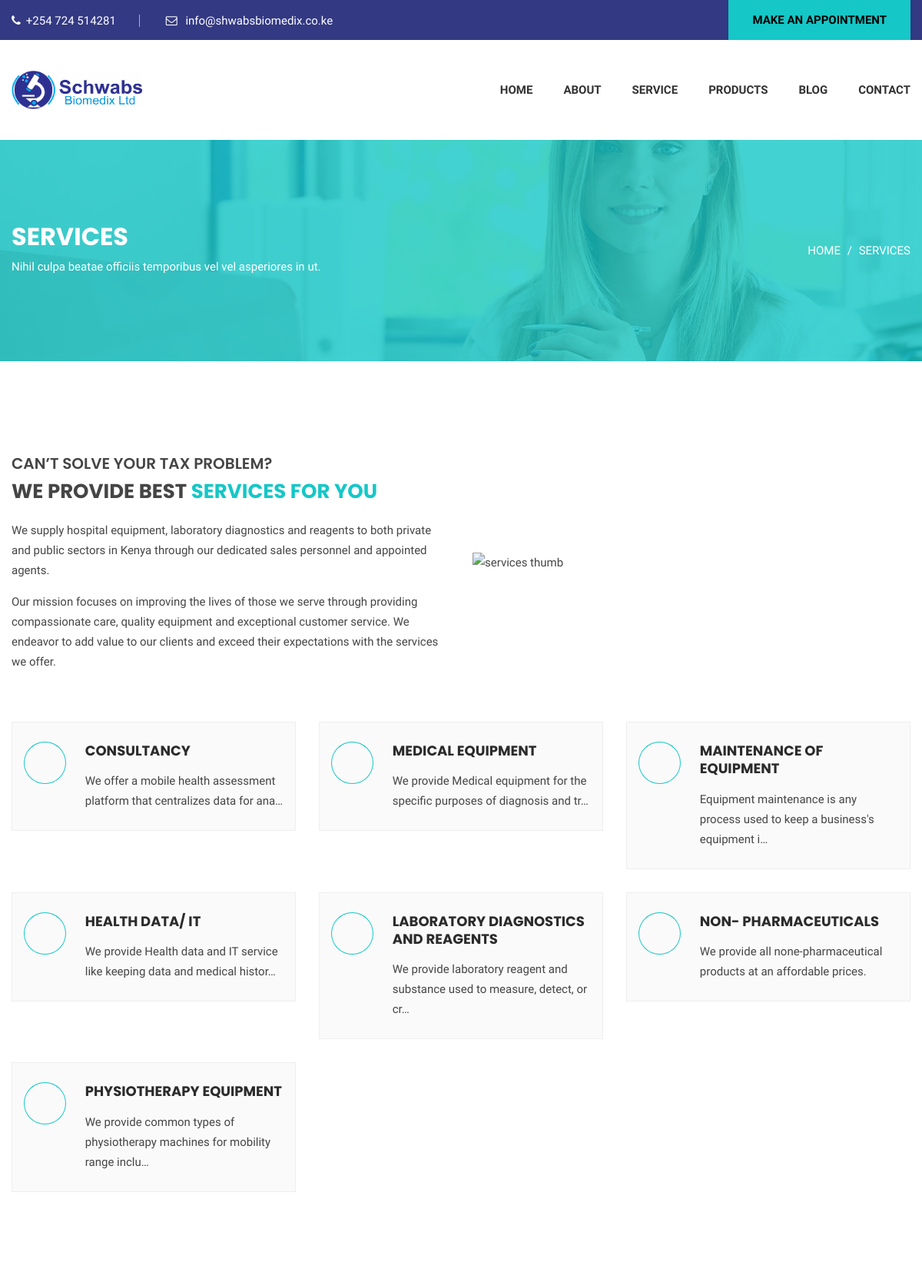
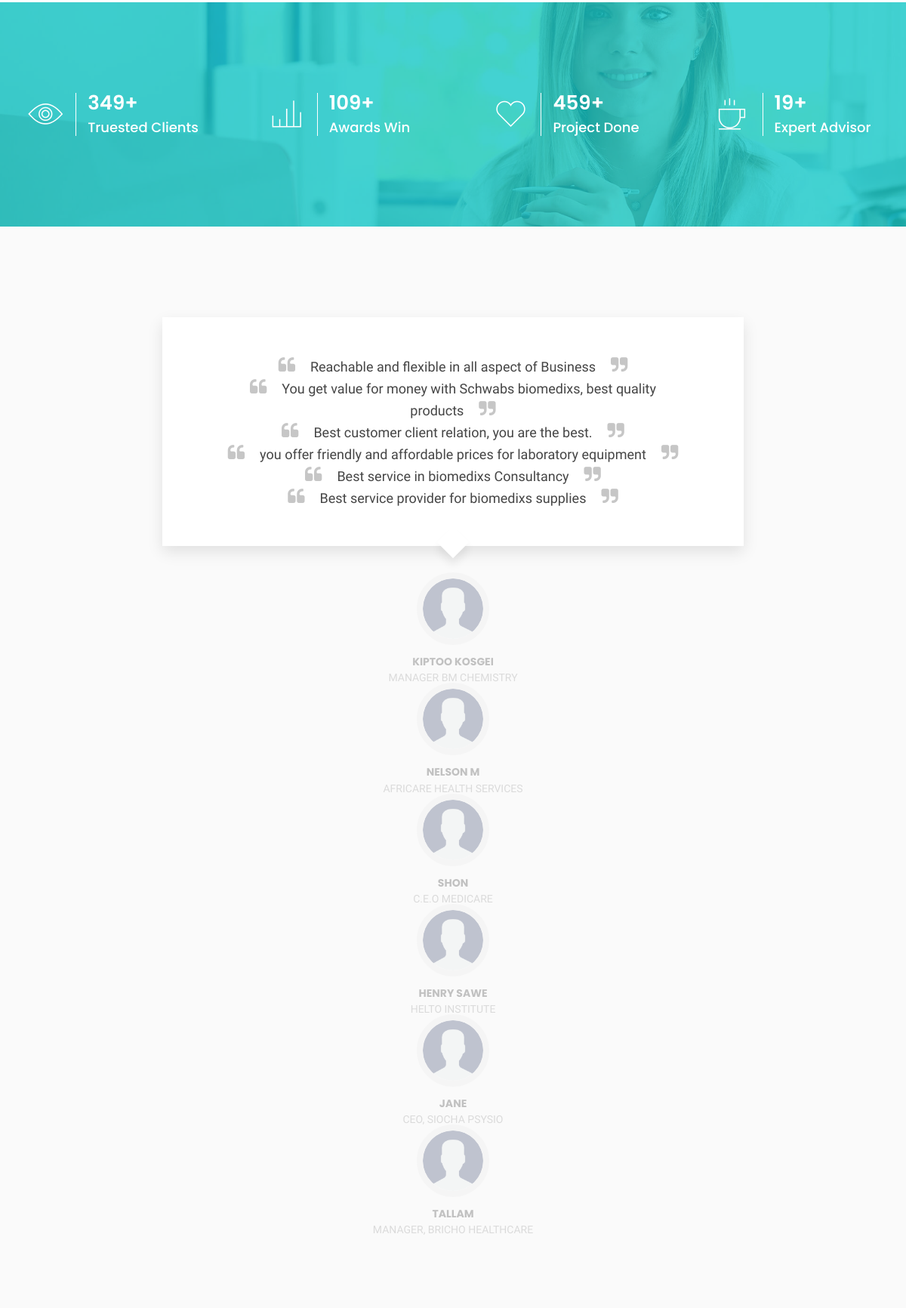
The app's page /service/ (upper part) with its own data (2 pictures, top to bottom).
### base/models.py (models this page shows, shortened)
class Service(models.Model):
    name = models.CharField(max_length=200)
    slug = models.SlugField(max_length=200, unique=True, null=True, blank=True)
    image = models.ImageField(upload_to='service/image', null=True)
    body = models.TextField(null=True)
    updated = models.DateTimeField(auto_now=True, null=True)
    created = models.DateTimeField(auto_now_add=True, null=True)
    class Meta:
        ordering = ['-updated', '-created']

### base/views.py (the view)
# urls.py: path('service/', views.service, name='service'),
def service(request):
    services = Service.objects.all()
    context = {'services': services}
    return render(request, 'base/service.html', context)

### base/templates/base/service.html (shortened to what this page needs)
{% extends 'main.html' %}
{% block content %}
{% load static %}
<div id="funfact-area" class="funfact-area section-padding--lg bg--white bg-image--1" data-overlay="8">
    <div class="container">
        <div class="cr-breadcrumb">
            <div class="cr-breadcrumb__left">
                <h2>Services</h2>
                <p>Nihil culpa beatae officiis temporibus vel vel asperiores in ut.</p>
            </div>
            <div class="cr-breadcrumb__right">
                <ul class="cr-breadcrumb__pagination">
                    <li>
                        <a href="index.html">Home</a>
                    </li>
                    <li>Services</li>
                </ul>
            </div>
        </div>
    </div>
</div>
<main class="page-content">
    <section id="pg-services-area" class="cr-section pg-services-area section-padding--xlg">
        <div class="pg-services-area__description">
            <div class="container">
                <div class="row align-items-center justify-content-center">
                    <div class="col-xl-6 col-lg-7 order-2 order-lg-1">
                        <div class="pg-services__details">
                            <h4>CAN’T SOLVE YOUR TAX PROBLEM?</h4>
                            <h3>WE PROVIDE BEST
                                <span class="color--theme">SERVICES FOR YOU</span>
                            </h3>
                            <p>We supply hospital equipment, laboratory diagnostics and reagents to both private and
                                public sectors in Kenya
                                through our dedicated sales personnel and appointed agents.</p>
                            <p> Our mission focuses on improving the lives of those we serve through providing
                                compassionate care, quality
                                equipment and exceptional customer service. We endeavor to add value to our clients and
                                exceed their expectations
                                with the services we offer.</p>
                        </div>
                    </div>
                    <div class="col-xl-6 col-lg-5 col-md-8 order-1 order-lg-2">
                        <div class="pg-services__thumb wow fadeInRight">
                            <img src="{% static 'images/services/sevices-thumb-right.png' %}" alt="services thumb">
                        </div>
                    </div>
                </div>
            </div>
        </div>
        <div class="service-area section-padding-top--sm">
            <div class="container">
                <div class="row mt-30-reverse">
                    {% for service in services %}
                    <div class="col-lg-4 col-md-6 col-12 wow flipInX">
                        <div class="service">
                            <div class="service__icon">
                                <i class="flaticon-bar-chart"></i>
                            </div>
                            <div class="service__content">
                                <h5>
                                    <a href="{% url 'serviceSingle' service.slug %}">{{service.name}}</a>
                                </h5>
                                <p>{{service.body | truncatechars:75}} </p>
                            </div>
                        </div>
                    </div>
                    {% endfor %}
                </div>
            </div>
        </div>
    </section>
    <div id="funfact-area" class="funfact-area section-padding--lg bg--white bg-image--1" data-overlay="8">
        <div class="container">
            <div class="row">
                <div class="col-lg-3 col-md-6 col-sm-6 col-12">
                    <div class="funfact-wrapper">
                        <div class="funfact">
                            <span class="funfact-icon">
                                <i class="pe-7s-look"></i>
                            </span>
                            <div class="funfact-content">
                                <h3><span class="counter">349</span>+</h3>
                                <h5>Truested Clients</h5>
                            </div>
                        </div>
                    </div>
                </div>
                <div class="col-lg-3 col-md-6 col-sm-6 col-12">
                    <div class="funfact-wrapper">
                        <div class="funfact">
                            <span class="funfact-icon">
                                <i class="pe-7s-graph3"></i>
                            </span>
                            <div class="funfact-content">
                                <h3><span class="counter">109</span>+</h3>
                                <h5>Awards Win</h5>
                            </div>
                        </div>
                    </div>
                </div>
                <div class="col-lg-3 col-md-6 col-sm-6 col-12">
                    <div class="funfact-wrapper">
                        <div class="funfact">
                            <span class="funfact-icon">
                                <i class="pe-7s-like"></i>
                            </span>
                            <div class="funfact-content">
                                <h3><span class="counter">459</span>+</h3>
                                <h5>Project Done</h5>
                            </div>
                        </div>
                    </div>
                </div>
                <div class="col-lg-3 col-md-6 col-sm-6 col-12">
                    <div class="funfact-wrapper">
                        <div class="funfact">
                            <span class="funfact-icon">
                                <i class="pe-7s-coffee"></i>
                            </span>
                            <div class="funfact-content">
                                <h3><span class="counter">19</span>+</h3>
                                <h5>Expert Advisor</h5>
                            </div>
                        </div>
                    </div>
                </div>
            </div>
        </div>
    </div>
    <div id="testimonial-area" class="testimonial-area section-padding--xlg bg--grey">
        <div class="container">
            <div class="row justify-content-center">
                <div class="col-xl-8 col-lg-9 col-md-10 col-12">
                    <div class="testimonial text-center">
                        <div class="testimonial__content testimonial-content-slider-active">
                            <div class="testimonial__content__single">
                                <p>Reachable and flexible in all aspect of Business</p>
                            </div>
                            <div class="testimonial__content__single">
                                <p>You get value for money with Schwabs biomedixs, best quality products</p>
                            </div>
                            <div class="testimonial__content__single">
                                <p>Best customer client relation, you are the best.</p>
                            </div>
                            <div class="testimonial__content__single">
                                <p>you offer friendly and affordable prices for laboratory equipment</p>
                            </div>
                            <div class="testimonial__content__single">
                                <p>Best service in biomedixs Consultancy</p>
                            </div>
                            <div class="testimonial__content__single">
                                <p>Best service provider for biomedixs supplies</p>
                            </div>
                        </div>
                        <div class="testimonial__author testimonial-author-slider-active">
                            <div class="testimonial__author__single">
                                <div class="testimonial__author__image">
                                    <img src="{% static 'images/testimonial/user.png' %}"
                                        alt="testimonial author">
                                </div>
                                <div class="testimonial__author__description">
                                    <h6>Kiptoo Kosgei</h6>
                                    <span>Manager BM Chemistry</span>
                                </div>
                            </div>
                            <div class="testimonial__author__single">
                                <div class="testimonial__author__image">
                                    <img src="{% static 'images/testimonial/user.png' %}"
                                        alt="testimonial author">
                                </div>
                                <div class="testimonial__author__description">
                                    <h6>Nelson M</h6>
                                    <span>Africare Health Services</span>
                                </div>
                            </div>
                            <div class="testimonial__author__single">
                                <div class="testimonial__author__image">
                                    <img src="{% static 'images/testimonial/user.png' %}"
                                        alt="testimonial author">
                                </div>
                                <div class="testimonial__author__description">
                                    <h6>Shon </h6>
                                    <span>C.E.O MediCare</span>
                                </div>
                            </div>
                            <div class="testimonial__author__single">
                                <div class="testimonial__author__image">
                                    <img src="{% static 'images/testimonial/user.png' %}"
                                        alt="testimonial author">
                                </div>
                                <div class="testimonial__author__description">
                                    <h6>Henry Sawe</h6>
                                    <span>Helto Institute</span>
                                </div>
                            </div>
                            <div class="testimonial__author__single">
                                <div class="testimonial__author__image">
                                    <img src="{% static 'images/testimonial/user.png' %}"
                                        alt="testimonial author">
                                </div>
                                <div class="testimonial__author__description">
                                    <h6>Jane</h6>
                                    <span>CEO, Siocha Psysio</span>
                                </div>
                            </div>
                            <div class="testimonial__author__single">
                                <div class="testimonial__author__image">
                                    <img src="{% static 'images/testimonial/user.png' %}"
                                        alt="testimonial author">
                                </div>
                                <div class="testimonial__author__description">
                                    <h6>Tallam</h6>
                                    <span>Manager, Bricho Healthcare</span>
                                </div>
                            </div>
                        </div>
                    </div>
                </div>
            </div>
        </div>
    </div>
</main>
{% endblock %}

### base/templates/base/service.html (style rules this page uses)
.color--theme { color: rgb(21, 199, 199) !important; }
.service__icon { color: rgb(21, 199, 199) !important; border-color: rgb(21, 199, 199) !important; }
.funfact-area:before { background: rgb(21, 199, 199) !important; }

### records on screen
Service: name "CONSULTANCY", body "We offer a mobile health assessment platform that centralizes data for ana…"
Service: name "MEDICAL EQUIPMENT", body "We provide Medical equipment for the specific purposes of diagnosis and tr…"
Service: name "MAINTENANCE OF EQUIPMENT", body "Equipment maintenance is any process used to keep a business's equipment i…"
Service: name "HEALTH DATA/ IT", body "We provide Health data and IT service like keeping data and medical histor…"
Service: name "LABORATORY DIAGNOSTICS AND REAGENTS", body "We provide laboratory reagent and substance used to measure, detect, or cr…"
Service: name "NON- PHARMACEUTICALS", body "We provide all none-pharmaceutical products at an affordable prices."
Service: name "PHYSIOTHERAPY EQUIPMENT", body "We provide common types of physiotherapy machines for mobility range inclu…"
